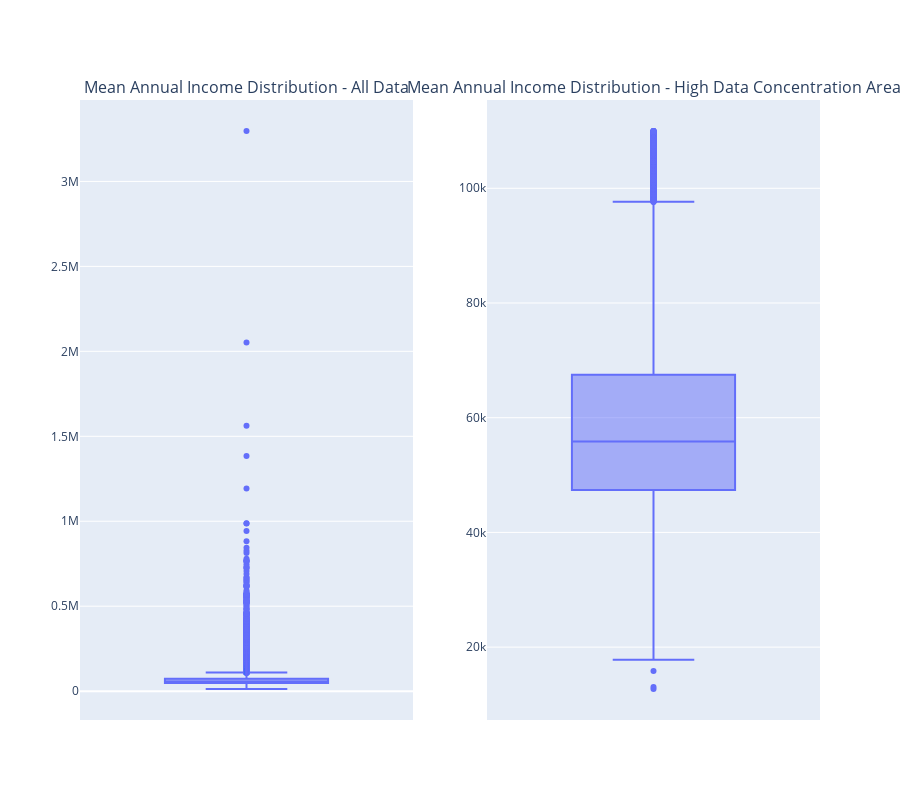

Notebook code for this chart:
### Markdown cell above
## Some Analysis of Data

### Code cell
import plotly.subplots as sp

column_name = 'MEAN_ANNUAL_INCOME'

df_income_all = df_income[df_income[column_name].notna()]
df_income_filtered = df_income[(df_income[column_name] >= 0) & (df_income[column_name] < 110000)]

fig_all = px.box(df_income_all, y=column_name, title='Mean Annual Income Distribution - All Data')

fig_filtered = px.box(df_income_filtered, y=column_name, title='Mean Annual Income Distribution - High Data Concentration')

fig = sp.make_subplots(rows=1, cols=2, subplot_titles=('Mean Annual Income Distribution - All Data', 'Mean Annual Income Distribution - High Data Concentration Area'))

fig.add_trace(go.Box(fig_all['data'][0]), row=1, col=1)
fig.add_trace(go.Box(fig_filtered['data'][0]), row=1, col=2)

fig.update_layout(
    height=800
)

fig.show()

### Figure 1 — Plotly figure (JSON) as saved in the notebook; plotly's stock layout.template omitted (floating-point values rounded to 4 significant figures; data arrays with more than 128 entries replaced by an {"elided": "..."} marker saying what was removed)
{"data": [{"alignmentgroup": "True", "hovertemplate": "MEAN_ANNUAL_INCOME=%{y}<extra></extra>", "legendgroup": "", "marker": {"color": "#636efa"}, "name": "", "notched": false, "offsetgroup": "", "orientation": "v", "showlegend": false, "type": "box", "x0": " ", "xaxis": "x", "y": {"elided": "27593 int values"}, "y0": " ", "yaxis": "y"}, {"alignmentgroup": "True", "hovertemplate": "MEAN_ANNUAL_INCOME=%{y}<extra></extra>", "legendgroup": "", "marker": {"color": "#636efa"}, "name": "", "notched": false, "offsetgroup": "", "orientation": "v", "showlegend": false, "type": "box", "x0": " ", "xaxis": "x2", "y": {"elided": "25255 int values"}, "y0": " ", "yaxis": "y2"}], "layout": {"annotations": [{"font": {"size": 16}, "showarrow": false, "text": "Mean Annual Income Distribution - All Data", "x": 0.225, "xanchor": "center", "xref": "paper", "y": 1, "yanchor": "bottom", "yref": "paper"}, {"font": {"size": 16}, "showarrow": false, "text": "Mean Annual Income Distribution - High Data Concentration Area", "x": 0.775, "xanchor": "center", "xref": "paper", "y": 1, "yanchor": "bottom", "yref": "paper"}], "height": 800, "xaxis": {"anchor": "y", "domain": [0, 0.45]}, "xaxis2": {"anchor": "y2", "domain": [0.55, 1]}, "yaxis": {"anchor": "x", "domain": [0, 1]}, "yaxis2": {"anchor": "x2", "domain": [0, 1]}}}
